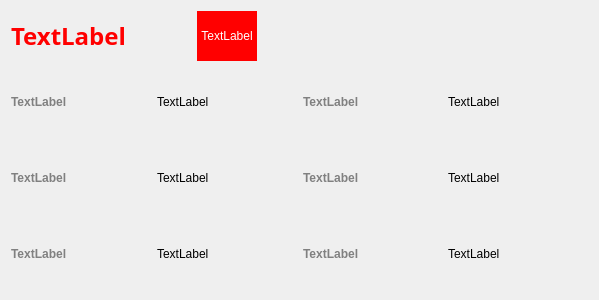
<?xml version="1.0" encoding="UTF-8"?>
<ui version="4.0">
 <class>Form</class>
 <widget class="QWidget" name="Form">
  <property name="geometry">
   <rect>
    <x>0</x>
    <y>0</y>
    <width>599</width>
    <height>300</height>
   </rect>
  </property>
  <property name="windowTitle">
   <string>Form</string>
  </property>
  <layout class="QVBoxLayout" name="verticalLayout">
   <item>
    <layout class="QHBoxLayout" name="horizontalLayout">
     <item>
      <widget class="QLabel" name="label_1">
       <property name="minimumSize">
        <size>
         <width>180</width>
         <height>0</height>
        </size>
       </property>
       <property name="font">
        <font>
         <family>맑은 고딕</family>
         <pointsize>18</pointsize>
         <weight>75</weight>
         <bold>true</bold>
        </font>
       </property>
       <property name="styleSheet">
        <string notr="true">color:red;</string>
       </property>
       <property name="text">
        <string>TextLabel</string>
       </property>
      </widget>
     </item>
     <item>
      <widget class="QLabel" name="label_2">
       <property name="minimumSize">
        <size>
         <width>60</width>
         <height>30</height>
        </size>
       </property>
       <property name="maximumSize">
        <size>
         <width>150</width>
         <height>50</height>
        </size>
       </property>
       <property name="styleSheet">
        <string notr="true">color: white; background-color:red;</string>
       </property>
       <property name="text">
        <string>TextLabel</string>
       </property>
       <property name="alignment">
        <set>Qt::AlignCenter</set>
       </property>
      </widget>
     </item>
     <item>
      <spacer name="horizontalSpacer">
       <property name="orientation">
        <enum>Qt::Horizontal</enum>
       </property>
       <property name="sizeHint" stdset="0">
        <size>
         <width>40</width>
         <height>20</height>
        </size>
       </property>
      </spacer>
     </item>
    </layout>
   </item>
   <item>
    <layout class="QGridLayout" name="gridLayout">
     <item row="3" column="1">
      <widget class="QLabel" name="label_3">
       <property name="font">
        <font>
         <weight>75</weight>
         <bold>true</bold>
        </font>
       </property>
       <property name="styleSheet">
        <string notr="true">color:grey;</string>
       </property>
       <property name="text">
        <string>TextLabel</string>
       </property>
      </widget>
     </item>
     <item row="3" column="2">
      <widget class="QLabel" name="label_4">
       <property name="text">
        <string>TextLabel</string>
       </property>
      </widget>
     </item>
     <item row="3" column="3">
      <widget class="QLabel" name="label_5">
       <property name="font">
        <font>
         <weight>75</weight>
         <bold>true</bold>
        </font>
       </property>
       <property name="styleSheet">
        <string notr="true">color:grey;</string>
       </property>
       <property name="text">
        <string>TextLabel</string>
       </property>
      </widget>
     </item>
     <item row="7" column="2">
      <widget class="QLabel" name="label_12">
       <property name="text">
        <string>TextLabel</string>
       </property>
      </widget>
     </item>
     <item row="5" column="3">
      <widget class="QLabel" name="label_9">
       <property name="font">
        <font>
         <weight>75</weight>
         <bold>true</bold>
        </font>
       </property>
       <property name="styleSheet">
        <string notr="true">color:grey;</string>
       </property>
       <property name="text">
        <string>TextLabel</string>
       </property>
      </widget>
     </item>
     <item row="5" column="4">
      <widget class="QLabel" name="label_10">
       <property name="text">
        <string>TextLabel</string>
       </property>
      </widget>
     </item>
     <item row="7" column="4">
      <widget class="QLabel" name="label_14">
       <property name="text">
        <string>TextLabel</string>
       </property>
      </widget>
     </item>
     <item row="3" column="4">
      <widget class="QLabel" name="label_6">
       <property name="text">
        <string>TextLabel</string>
       </property>
      </widget>
     </item>
     <item row="5" column="2">
      <widget class="QLabel" name="label_8">
       <property name="text">
        <string>TextLabel</string>
       </property>
      </widget>
     </item>
     <item row="5" column="1">
      <widget class="QLabel" name="label_7">
       <property name="font">
        <font>
         <weight>75</weight>
         <bold>true</bold>
        </font>
       </property>
       <property name="styleSheet">
        <string notr="true">color:grey;</string>
       </property>
       <property name="text">
        <string>TextLabel</string>
       </property>
      </widget>
     </item>
     <item row="7" column="1">
      <widget class="QLabel" name="label_11">
       <property name="font">
        <font>
         <weight>75</weight>
         <bold>true</bold>
        </font>
       </property>
       <property name="styleSheet">
        <string notr="true">color:grey;</string>
       </property>
       <property name="text">
        <string>TextLabel</string>
       </property>
      </widget>
     </item>
     <item row="7" column="3">
      <widget class="QLabel" name="label_13">
       <property name="font">
        <font>
         <weight>75</weight>
         <bold>true</bold>
        </font>
       </property>
       <property name="styleSheet">
        <string notr="true">color:grey;</string>
       </property>
       <property name="text">
        <string>TextLabel</string>
       </property>
      </widget>
     </item>
    </layout>
   </item>
  </layout>
 </widget>
 <resources/>
 <connections/>
</ui>
